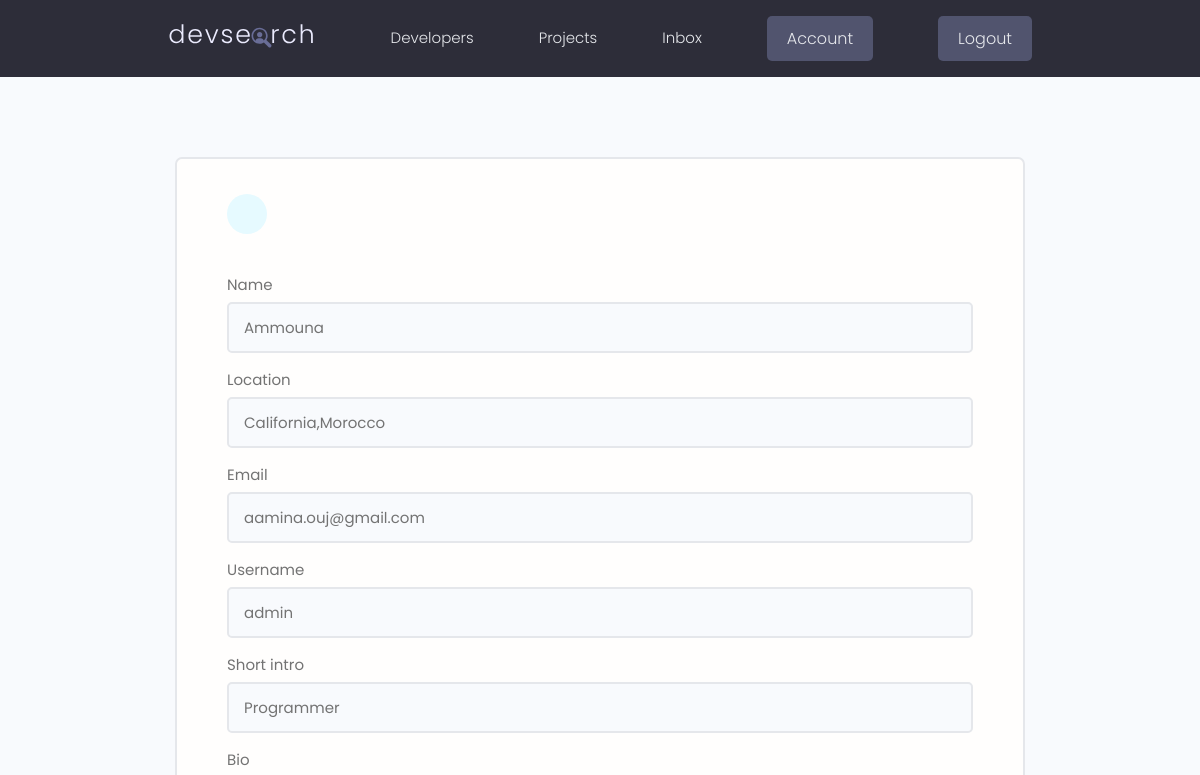
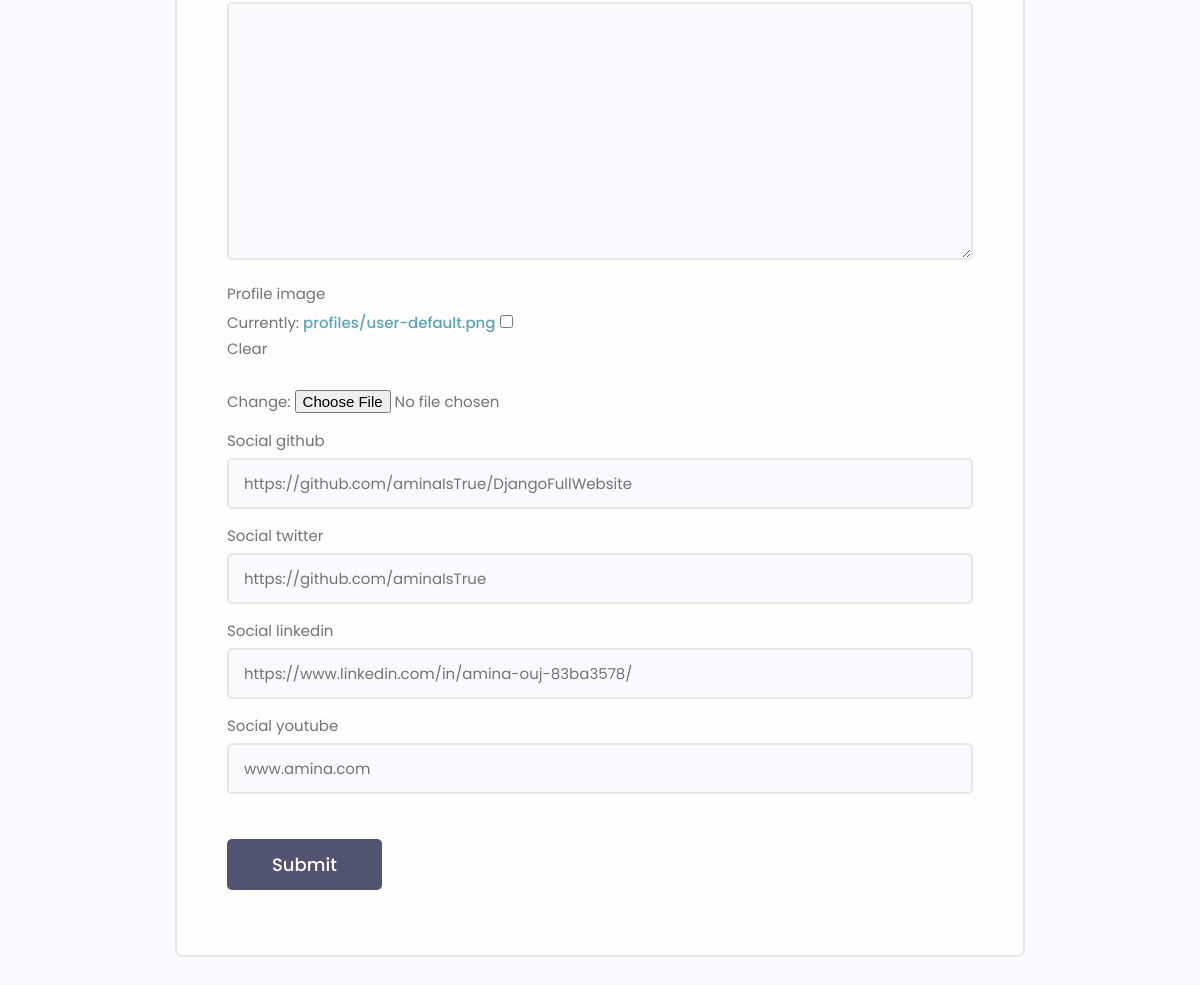
Page /edit-account/ (signed in) on the committed database (2 pictures, top to bottom).
### users/models.py (models this page shows, shortened)
class Profile(models.Model):
    user = models.OneToOneField(User, on_delete=models.CASCADE, null = True, blank=True)
    name = models.CharField(max_length=200,null = True, blank=True)
    location = models.CharField(max_length=200,null = True, blank=True)
    email = models.EmailField(max_length=500,null = True, blank=True)
    username = models.CharField(max_length=200,null = True, blank=True)
    short_intro =  models.CharField(max_length=200,null = True, blank=True)
    bio = models.TextField(null = True, blank=True)
    profile_image = models.ImageField(null = True, blank=True,upload_to='profiles/',default ='profiles/user-default.png')
    social_github = models.CharField(max_length=200,null = True, blank=True)
    social_twitter = models.CharField(max_length=200,null = True, blank=True)
    social_linkedin = models.CharField(max_length=200,null = True, blank=True)
    social_youtube = models.CharField(max_length=200,null = True, blank=True)
    social_website = models.CharField(max_length=200,null = True, blank=True)
    created =  models.DateTimeField(auto_now_add=True)
    id = models.UUIDField(default=uuid.uuid4,unique=True, primary_key=True,editable=False)
    class Meta:
        ordering = ['-created']

### users/views.py (the view)
# urls.py: path('edit-account/',views.editAccount,name='edit-account-path'),
@login_required(login_url='edit-account-path')
def editAccount(request):
    user = request.user
    profile = user.profile
    form = ProfileForm(instance = profile)
    context = {'form': form}
    if request.method == 'POST':
        if form.is_valid:
         profile = ProfileForm(request.POST,request.FILES,instance = profile )
         profile.save()
         return redirect('account-path')
    return render(request,'users/profile-form.html',context)

### users/forms.py
class ProfileForm(ModelForm):
    class Meta:
        model = Profile
        fields = ['name','location','email','username','short_intro','bio',
                    'profile_image','social_github','social_twitter','social_linkedin','social_youtube'
                ]
        labels = {
            'first_name': 'Name'
        }
    def __init__(self, *args, **kwargs):
        super(ProfileForm, self).__init__(*args, **kwargs)
        for name, field in self.fields.items():
            field.widget.attrs.update({'class':'input',})

### users/templates/users/profile-form.html (shortened to what this page needs)
{% extends "main.html" %}
{% block content %}
  <main class="formPage my-xl">
    <div class="content-box">
        <div class="formWrapper">
            <a class="backButton" href="{% url 'account-path' %}"></a>
            <br>
            <form class="form" method="POST" action="{% url 'edit-account-path' %}" enctype="multipart/form-data">
                {% for field in form  %}
                <div class="form__field">
                    <label for="formInput#text">{{field.label}} </label>
                    {{field}}
                </div>
                {% endfor %}
                <input class="btn btn--sub btn--lg  my-md" type="submit" value="Submit" />
            </form>
        </div>
    </div>
   </main>
{% endblock content %}

### static/styles/app.css (style rules this page uses)
:root { --color-sub: #2d2d39; }
.btn--sub { background-color: var(--color-sub-light); }
.content-box { width: 95%; max-width: 85rem; margin: 0 auto; }
.backButton { background: var(--color-main-light); color: var(--color-main); width: 4rem; height: 4rem; display: flex; align-items: center; justify-content: center; border-radius: 50%; }
.formPage .formWrapper { list-style: none; background: var(--color-white); padding: 3.5rem 5rem; border: 2px solid var(--color-light); border-radius: 0.7rem; }

### static/uikit/styles/modules/_variables.css (style rules this page uses)
:root { --color-main: #5aa5b9; --color-main-light: #e6faff; --color-sub: #3f4156; --color-sub-light: #51546e; --color-sub-lighter: #ededfd; --color-text: #737373; --color-gray: #8b8b8b; --color-light: #e5e7eb; --color-light-gray: #767676; --color-bg: #f8fafd; --color-white: #fffefd; --color-white-light: #f3f3f3; --color-success: #359e64; --color-success-bg: #def8e8; --color-error: #fc4b0b; --color-error-bg: #fff2ee; --font-base: 'Poppins', arial, helvetica, 'Segoe UI', roboto, ubuntu, sans-serif; --font-monospace: 'Fira Code', 'Courier New', courier, monospace; --font-regular: 300; --font-medium: 500; --font-bold: 700; --generic-shadow: 1px 1px 5px #00000010; --generic-transition: all 0.3s ease-in-out; }

### static/uikit/styles/modules/_base.css (style rules this page uses)
* { margin: 0; padding: 0; box-sizing: border-box; text-rendering: optimizeLegibility; color: inherit; font-size: inherit; }
html { font-size: 50%; }
@media only screen and (min-width: 480px) { html { font-size: 56.25%; } }
@media only screen and (min-width: 1200px) { html { font-size: 62.5%; } }
body { line-height: 1.6; font-weight: 400; font-size: 1.5rem; color: var(--color-text); background-color: var(--color-bg); min-height: 100vh; }

### static/uikit/styles/modules/_typography.css (style rules this page uses)
* { font-family: var(--font-base); }
a { padding-bottom: 2px; text-decoration: none; display: inline-block; color: var(--color-main); font-weight: var(--font-medium); }

### static/uikit/styles/modules/_utilities.css (style rules this page uses)
.my-md { margin: 3rem auto; }
.my-xl { margin: 8rem auto; }

### static/uikit/styles/modules/_button.css (style rules this page uses)
.btn { display: inline-block; position: relative; cursor: pointer; background-color: var(--color-light); font-weight: var(--font-medium); color: var(--color-sub); text-decoration: none; padding: 1rem 2rem; border-radius: 0.5rem; border: none; width: -webkit-fit-content; width: -moz-fit-content; width: fit-content; height: -webkit-fit-content; height: -moz-fit-content; height: fit-content; font-size: 1.6rem; outline-width: 0; outline-color: transparent; -webkit-backface-visibility: hidden; backface-visibility: hidden; transition: all 0.3s ease-in-out; }
.btn--sub { background-color: var(--color-sub); color: var(--color-white); }
.btn--lg { font-size: 1.8rem; padding: 1.2rem 4.5rem; }

### static/uikit/styles/modules/_form.css (style rules this page uses)
.form { display: block; }
.form__field { margin-top: 1.5rem; margin-bottom: 1.5rem; }
.form__label, .form__field > label { display: block; margin-bottom: 0.5rem; color: var(--color-text); }
input.input[type='text'], input.input[type='email'], input.input[type='password'], input.input[type='number'], textarea.input { min-width: 24rem; width: 100%; padding: 1.2rem 1.5rem; border-radius: 0.5rem; border: 2px solid var(--color-light); transition: all 0.3s ease-in-out; background-color: var(--color-bg); }

### rows in the picture
Profile: form "Ammouna" "California,Morocco" "aamina.ouj@gmail.com" "admin" "Programmer" "https://github.com/aminaIsTrue/DjangoFullWebsite" "https://github.com/aminaIsTrue" "https://www.linkedin.com/in/amina-ouj-83ba3578/" "www.amina.com"

### other values in the picture
{{ field.label }} "Name" "Location" "Email" "Username" "Short intro" "Bio" "Profile image" "Social github" "Social twitter" "Social linkedin" "Social youtube"
